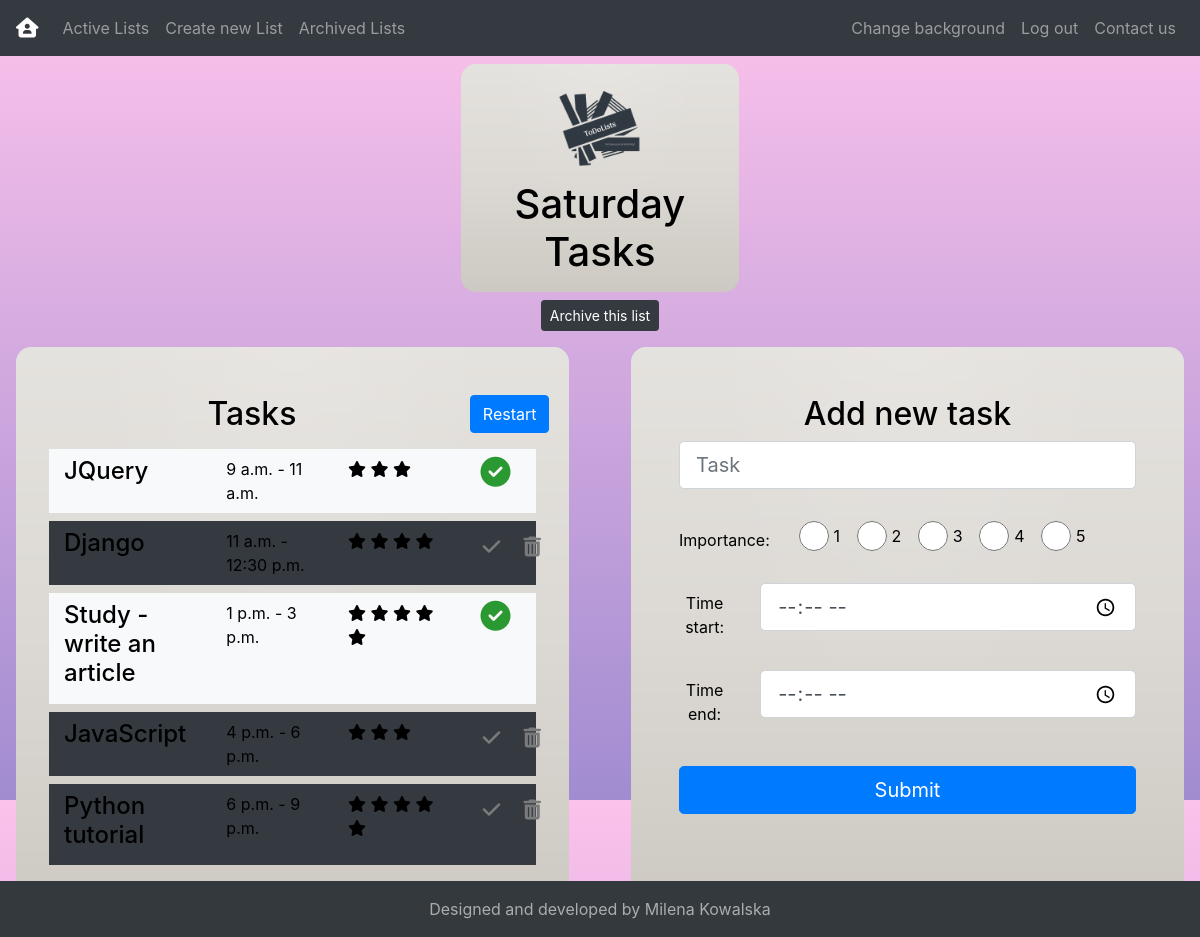
Screenshot of /list/1 (signed in) with the database file from the repository.
### tasks/models.py (models this page shows, shortened)
class ToDoList(models.Model):
    author = models.ForeignKey("User", on_delete=models.CASCADE, related_name='to_do_lists')
    name = models.CharField(max_length=100)
    date_created = models.DateTimeField(auto_now_add=True)
    archived = models.BooleanField(default=False)

class Task(models.Model):
    task_name = models.CharField(max_length=100)
    to_do_list = models.ForeignKey("ToDoList", on_delete=models.CASCADE, related_name='tasks')
    importance = models.IntegerField(validators=[MinValueValidator(1), MaxValueValidator(5)])
    time_start = models.TimeField(blank=True)
    time_end = models.TimeField(blank=True)
    done = models.BooleanField(default=False)

### tasks/views.py (the view, shortened to what this page needs)
# urls.py: path('list/<int:list_id>', views.list_page, name='list_page'),
@login_required
def list_page(request, list_id):
    current_list = ToDoList.objects.get(pk=list_id)
    tasks = current_list.tasks.order_by('time_start')
    context = {
        'list': current_list,
        'tasks':tasks
    }
    return render(request, 'tasks/list_page.html', context)

### tasks/views.py (called while the page is built)
@register.filter
def get_range(value):
    return range(value)

### tasks/templates/tasks/list_page.html (shortened to what this page needs)
{% extends 'tasks/layout.html' %}
{% load static %}
{% block body %}
<div class='justify-content-center'>
    <div class='text-center form-group'>
    <div class='row justify-content-center'>
        <div class='col-md-3'>
            <h1 class='with-bg my-2 py-3'>
                <img src="{% static 'tasks/logo.png' %}" style='width:100px;height:100px'>
                {{ list.name }}
            </h1>
            <form action="{% url 'tasks:list_page' list.id %}" method=POST>
                <input type='submit' name='archive-list' class='btn {% if list.archived %}btn-success{% else %}btn-dark{% endif %} btn-sm' value='{% if list.archived %}Reactivate this list!{% else %}Archive this list{% endif %}'>
            </form>
        </div>
    </div>
    <div class='row'>
        <div class='col-md-6'>
            <div class='with-bg m-3 p-5'>
                <div class='row justify-content-end'>
                    <div class='col-md-10'>
                        <h2>Tasks</h2>
                    </div>
                    <div class='col-md-2'>
                        <form action="{% url 'tasks:list_page' list.id %}" method=POST>
                            <input type='submit' name='restart' class='btn btn-primary' value=Restart>
                        </form>
                    </div>
                </div>
                {% for task in tasks %}
                    <div class='{% if task.done %}bg-light task{% else %}bg-dark task{% endif %} row my-2 py-2'>
                        <div class='col-md-4 text-left'><h4>{{ task.task_name }}</h4></div>
                        <div class='hours col-md-3 text-left'>
                        {{ task.time_start }} - {{ task.time_end}}
                        </div>
                        <div class='col-md-3 text-left'>
                            {% for i in task.importance|get_range %}
                            <i class="fas fa-star"></i>
                            {% endfor %}
                        </div>
                        {% if task.done %}
                        <div class='col-md-2'>
                        <i class="fas fa-check-circle" style='color:rgb(43, 153, 49);font-size: 30px;'></i>
                        </div>
                        {% else %}
                        <div class='col-md-1'>
                            <form action="{% url 'tasks:list_page' list.id %}" method=POST>
                                <button type='submit' name='done-task' class='btn' style='background-color: rgba(240, 248, 255, 0);'><i class="icon-button fas fa-check" ></i>
                                </button>
                            </form>
                        </div>
                        <div class='col-md-1'>
                            <form action="{% url 'tasks:list_page' list.id %}" method=POST>
                                <button type='submit' name='delete-task' class='btn' style='background-color: rgba(240, 248, 255, 0);'><i class="icon-button fas fa-trash-alt" ></i>
                                </button>
                            </form>
                        </div>
                        {% endif %}
                    </div>
                {% endfor %}
            </div>
        </div>
        <div class='col-md-6'>
            <div class='with-bg m-3 p-5' {% if list.archived %}style='opacity:0.2'{% endif %}>
                <h2>Add new task</h2>
                <form action="{% url 'tasks:list_page' list.id %}" method=POST>
                    <input class='mt-2 mb-2 form-control form-control-lg' type="text" name='task-name' placeholder="Task"><br>
                    <div class="form-group row">
                        <label for='importance' class="col-2 col-form-label">Importance: </label>
                        <div class="col-10" id='importance'>
                            <div class="form-check form-check-inline">
                                <input type='radio' class="form-check-input" name='importance' value=1>
                                <label class="form-check-label" for="inlineRadio1">1</label>
                            </div>
                            <div class="form-check form-check-inline">
                                <input type='radio' class="form-check-input" name='importance' value=2>
                                <label class="form-check-label" for="inlineRadio1">2</label>
                            </div>
                            <div class="form-check form-check-inline">
                                <input type='radio' class="form-check-input" name='importance' value=3>
                                <label class="form-check-label" for="inlineRadio1">3</label>
                            </div>
                            <div class="form-check form-check-inline">
                                <input type='radio' class="form-check-input" name='importance' value=4>
                                <label class="form-check-label" for="inlineRadio1">4</label>
                            </div>
                            <div class="form-check form-check-inline">
                                <input type='radio' class="form-check-input" name='importance' value=5>
                                <label class="form-check-label" for="inlineRadio1">5</label>
                            </div>
                        </div>
                    </div>
                    <div class="form-group row">
                        <label for='time-start' class="col-2 col-form-label pt-3">Time start: </label>
                        <div class="col-10">
                            <input class='mt-2 mb-2 form-control form-control-lg' type="time" name='time-start' placeholder="Time start">
                        </div>
                    </div>
                    <div class="form-group row">
                        <label for='time-end' class="col-2 col-form-label pt-3">Time end: </label>
                        <div class="col-10">
                            <input class='mt-2 mb-2 form-control form-control-lg' type="time" name='time-end' placeholder="Time end"><br>
                        </div>
                    </div>
                    <input class='mt-2 mb-4 btn btn-primary btn-lg btn-block' {% if list.archived %}disabled{% endif %} type="submit" name='add-task' value='Submit'><br>
                </form>
            </div>
        </div>
    </div>
    </div>
    </div>
{% endblock %}

### tasks/templates/tasks/layout.html (style rules this page uses)
body { height: 100vh; max-width: 100% }
.with-bg, .with-shadow { background-color: #DCD9D4; background-image: linear-gradient(to bottom, rgba(255,255,255,0.50) 0%, rgba(0,0,0,0.50) 100%), radial-gradient(at 50% 0%, rgba(255,255,255,0.10) 0%, rgba(0,0,0,0.50) 50%); background-blend-mode: soft-light,screen; color: black; border-radius: 15px; }
i.icon-button { color:rgb(122, 122, 122); font-size: 20px; }
input[type=radio] { width: 30px; height: 30px; }

### rows the page displays
ToDoList: name "Saturday Tasks", archive-list "Archive this list", add-task "Submit"
Task: task_name "JQuery", time_start "9 a.m.", time_end "11 a.m.", importance 3 (drawn), done True (drawn)
Task: task_name "Django", time_start "11 a.m.", time_end "12:30 p.m.", importance 4 (drawn)
Task: task_name "Study - write an article", time_start "1 p.m.", time_end "3 p.m.", importance 5 (drawn), done True (drawn)
Task: task_name "JavaScript", time_start "4 p.m.", time_end "6 p.m.", importance 3 (drawn)
Task: task_name "Python tutorial", time_start "6 p.m.", time_end "9 p.m.", importance 5 (drawn)
